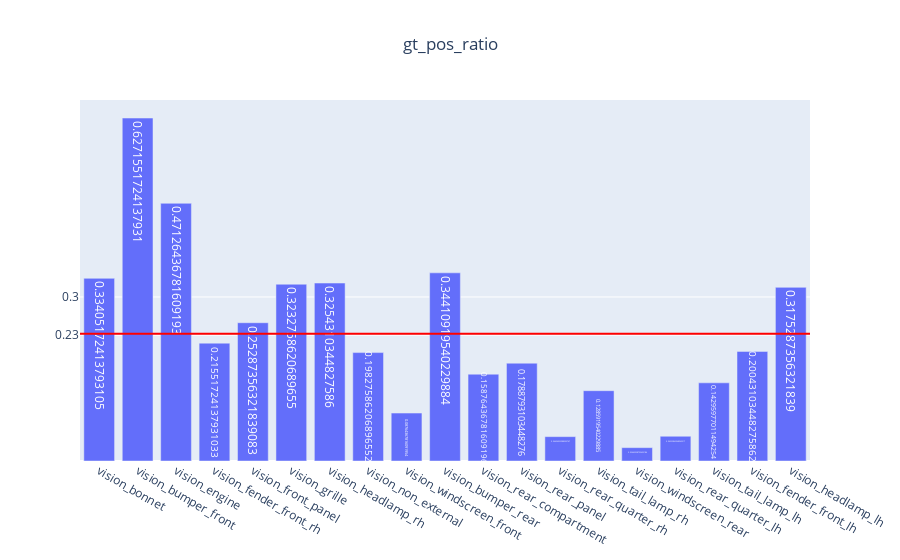

The notebook cell this image was saved under:
### Code cell
genVisMulitlabel(partEvalMetrics, "gt_pos_ratio")

### Figure 1 — Plotly figure (JSON) as saved in the notebook; plotly's stock layout.template omitted (floating-point values rounded to 4 significant figures)
{"data": [{"text": [0.3341, 0.6272, 0.4713, 0.2155, 0.2529, 0.3233, 0.3254, 0.1983, 0.08764, 0.3441, 0.1588, 0.1789, 0.04454, 0.1286, 0.02443, 0.04526, 0.143, 0.2004, 0.3175], "type": "bar", "x": ["vision_bonnet", "vision_bumper_front", "vision_engine", "vision_fender_front_rh", "vision_front_panel", "vision_grille", "vision_headlamp_rh", "vision_non_external", "vision_windscreen_front", "vision_bumper_rear", "vision_rear_compartment", "vision_rear_panel", "vision_rear_quarter_rh", "vision_tail_lamp_rh", "vision_windscreen_rear", "vision_rear_quarter_lh", "vision_tail_lamp_lh", "vision_fender_front_lh", "vision_headlamp_lh"], "y": [0.3341, 0.6272, 0.4713, 0.2155, 0.2529, 0.3233, 0.3254, 0.1983, 0.08764, 0.3441, 0.1588, 0.1789, 0.04454, 0.1286, 0.02443, 0.04526, 0.143, 0.2004, 0.3175]}], "layout": {"shapes": [{"line": {"color": "red", "width": 2}, "type": "line", "x0": 0, "x1": 1, "xref": "x domain", "y0": 0.2327, "y1": 0.2327, "yref": "y"}], "title": {"text": "gt_pos_ratio", "x": 0.5}, "yaxis": {"tickmode": "array", "tickvals": ["0.23", 0.3, 0.8]}}}
